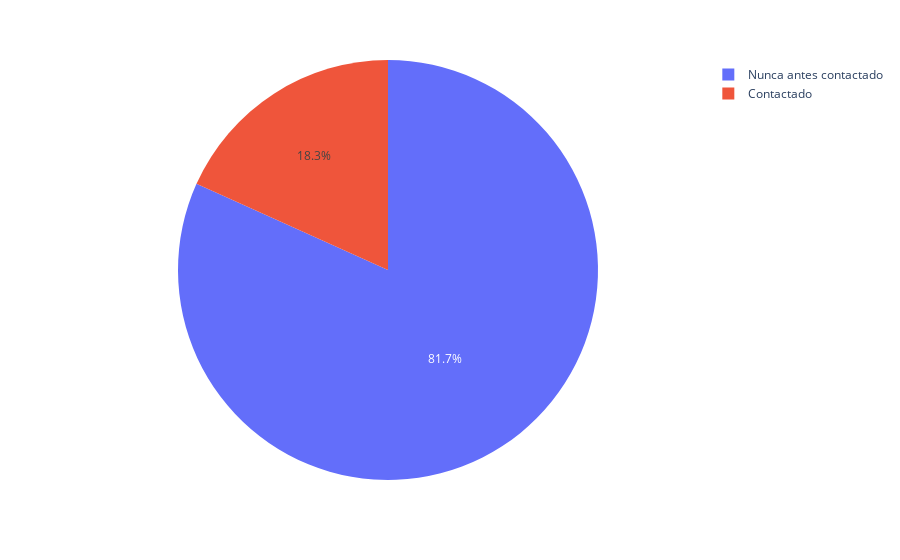

Source (notebook cell):
### Code cell
labels = data['pdays'].value_counts().index
values = data['pdays'].value_counts().values

fig = px.pie(data, values= values, names= labels)
fig.update_traces(textposition='inside')
fig.update_layout(uniformtext_minsize=12, uniformtext_mode='show')
fig.show()

### Figure 1 — Plotly figure (JSON) as saved in the notebook; plotly's stock layout.template omitted (floating-point values rounded to 4 significant figures)
{"data": [{"domain": {"x": [0, 1], "y": [0, 1]}, "hovertemplate": "label=%{label}<br>value=%{value}<extra></extra>", "labels": ["Nunca antes contactado", "Contactado"], "legendgroup": "", "name": "", "showlegend": true, "textposition": "inside", "type": "pie", "values": [36933, 8257]}], "layout": {"legend": {"tracegroupgap": 0}, "margin": {"t": 60}, "uniformtext": {"minsize": 12, "mode": "show"}}}
